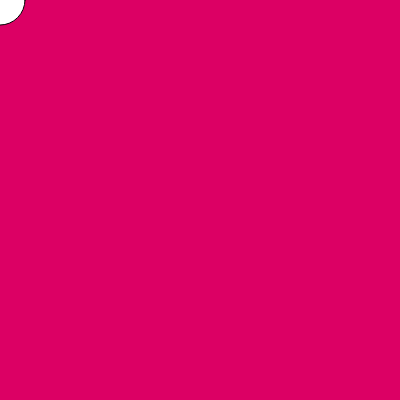
Frame 1 (no input)
Frame 60 (no input): identical to frame 1, image omitted
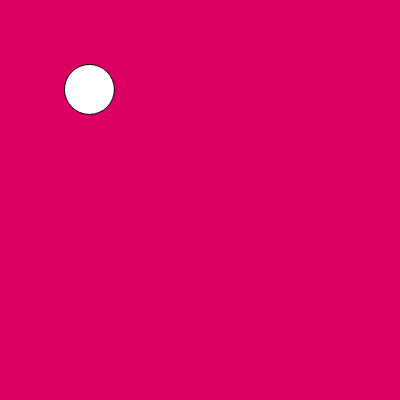
Frame 120 (the mouse pressed at the canvas centre since frame 60)

The p5.js sketch that drew these frames (run headless with seeded random() and noise() and a simulated clock; from frame 60 on, the mouse is pressed at the canvas centre):

// p5.js sketch
// ── sketch.js
function setup() {
  createCanvas(400, 400);
}

let x = 0
let y = 0

function draw() {
  background(220,0,100);
  stroke(0)
  ellipse(x,y,50,50)
  
  x = lerp(x, mouseX, 0.01);
  y = lerp(y, mouseY, 0.01);
  
}
